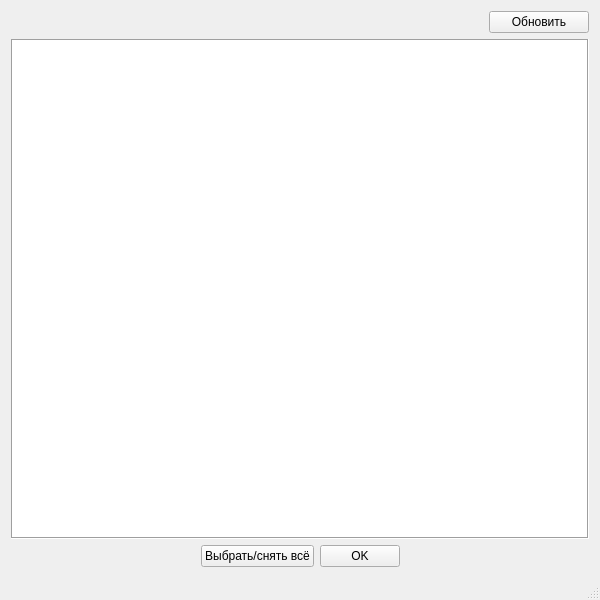
<?xml version="1.0" encoding="UTF-8"?>
<ui version="4.0">
 <class>MainWindow</class>
 <widget class="QMainWindow" name="MainWindow">
  <property name="enabled">
   <bool>true</bool>
  </property>
  <property name="geometry">
   <rect>
    <x>0</x>
    <y>0</y>
    <width>600</width>
    <height>600</height>
   </rect>
  </property>
  <property name="maximumSize">
   <size>
    <width>5000</width>
    <height>3000</height>
   </size>
  </property>
  <property name="windowTitle">
   <string>MainWindow</string>
  </property>
  <widget class="QWidget" name="centralWidget">
   <layout class="QGridLayout" name="gridLayout">
    <item row="0" column="0">
     <layout class="QHBoxLayout" name="horizontalLayout_2">
      <item>
       <spacer name="horizontalSpacer_3">
        <property name="orientation">
         <enum>Qt::Horizontal</enum>
        </property>
        <property name="sizeHint" stdset="0">
         <size>
          <width>40</width>
          <height>20</height>
         </size>
        </property>
       </spacer>
      </item>
      <item>
       <widget class="QPushButton" name="pushButton_update">
        <property name="minimumSize">
         <size>
          <width>100</width>
          <height>0</height>
         </size>
        </property>
        <property name="text">
         <string>Обновить</string>
        </property>
       </widget>
      </item>
     </layout>
    </item>
    <item row="1" column="0">
     <widget class="QListWidget" name="listWidget">
      <property name="frameShape">
       <enum>QFrame::Box</enum>
      </property>
      <property name="editTriggers">
       <set>QAbstractItemView::NoEditTriggers</set>
      </property>
      <property name="movement">
       <enum>QListView::Static</enum>
      </property>
      <property name="spacing">
       <number>1</number>
      </property>
     </widget>
    </item>
    <item row="2" column="0">
     <layout class="QHBoxLayout" name="horizontalLayout">
      <item>
       <spacer name="horizontalSpacer">
        <property name="orientation">
         <enum>Qt::Horizontal</enum>
        </property>
        <property name="sizeHint" stdset="0">
         <size>
          <width>40</width>
          <height>20</height>
         </size>
        </property>
       </spacer>
      </item>
      <item>
       <widget class="QPushButton" name="pushButton_selectAll">
        <property name="text">
         <string>Выбрать/снять всё</string>
        </property>
       </widget>
      </item>
      <item>
       <widget class="QPushButton" name="pushButton">
        <property name="text">
         <string>OK</string>
        </property>
       </widget>
      </item>
      <item>
       <spacer name="horizontalSpacer_2">
        <property name="orientation">
         <enum>Qt::Horizontal</enum>
        </property>
        <property name="sizeHint" stdset="0">
         <size>
          <width>40</width>
          <height>20</height>
         </size>
        </property>
       </spacer>
      </item>
     </layout>
    </item>
   </layout>
  </widget>
  <widget class="QStatusBar" name="statusBar"/>
 </widget>
 <layoutdefault spacing="6" margin="11"/>
 <resources/>
 <connections/>
</ui>
